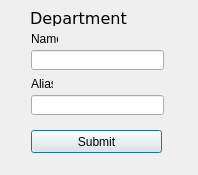
<?xml version="1.0" encoding="UTF-8"?>
<ui version="4.0">
 <class>Dialog</class>
 <widget class="QDialog" name="Dialog">
  <property name="geometry">
   <rect>
    <x>0</x>
    <y>0</y>
    <width>198</width>
    <height>175</height>
   </rect>
  </property>
  <property name="windowTitle">
   <string>Dialog</string>
  </property>
  <widget class="QLineEdit" name="deptNameInput">
   <property name="geometry">
    <rect>
     <x>31</x>
     <y>50</y>
     <width>133</width>
     <height>20</height>
    </rect>
   </property>
  </widget>
  <widget class="QLineEdit" name="deptAliasInput">
   <property name="geometry">
    <rect>
     <x>31</x>
     <y>95</y>
     <width>133</width>
     <height>20</height>
    </rect>
   </property>
  </widget>
  <widget class="QLabel" name="label">
   <property name="geometry">
    <rect>
     <x>31</x>
     <y>31</y>
     <width>27</width>
     <height>16</height>
    </rect>
   </property>
   <property name="text">
    <string>Name</string>
   </property>
  </widget>
  <widget class="QLabel" name="label_2">
   <property name="geometry">
    <rect>
     <x>31</x>
     <y>76</y>
     <width>22</width>
     <height>16</height>
    </rect>
   </property>
   <property name="text">
    <string>Alias</string>
   </property>
  </widget>
  <widget class="QPushButton" name="confirmButton">
   <property name="geometry">
    <rect>
     <x>31</x>
     <y>130</y>
     <width>131</width>
     <height>23</height>
    </rect>
   </property>
   <property name="text">
    <string>Submit</string>
   </property>
  </widget>
  <widget class="QLabel" name="label_3">
   <property name="geometry">
    <rect>
     <x>30</x>
     <y>10</y>
     <width>131</width>
     <height>16</height>
    </rect>
   </property>
   <property name="font">
    <font>
     <family>Verdana</family>
     <pointsize>12</pointsize>
    </font>
   </property>
   <property name="text">
    <string>Department</string>
   </property>
  </widget>
 </widget>
 <resources/>
 <connections/>
</ui>
